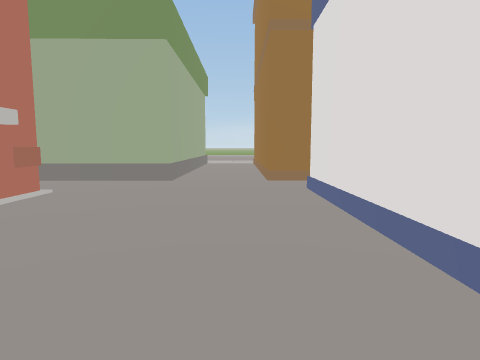
[1] (above)

14 first-person views from a walk through a 3-D level made in the Unity game engine. The camera is 1.5 m above the floor, tilts 6° down and sees 75° across. The floor is counted in squares, 2 m on a side. Each view is taken from the middle of a square. On the plan, view 1 faces up. The plan holds only what a view shows up to about 10 squares ahead; the rest is blank. The place goes on beyond the plan.

[2]
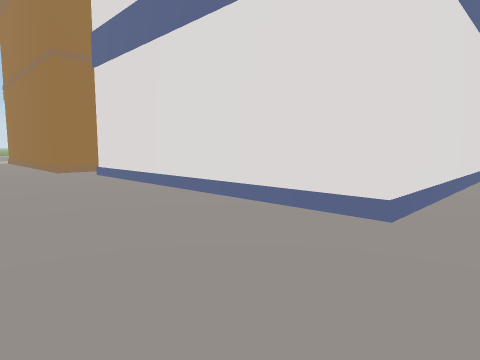

[3]
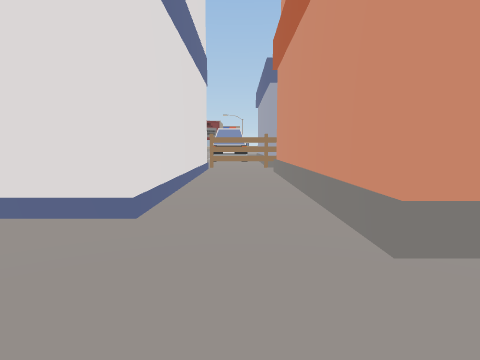

[4]
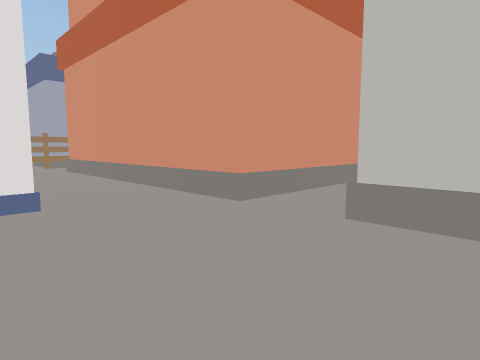

[5]
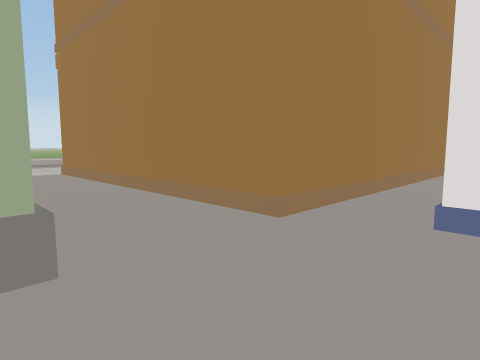

[6]
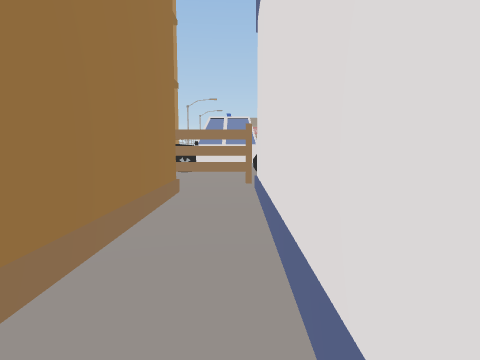

[7]
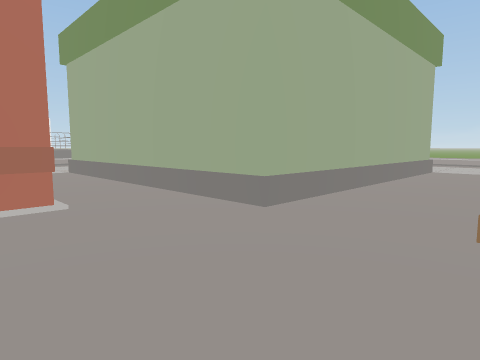

[8]
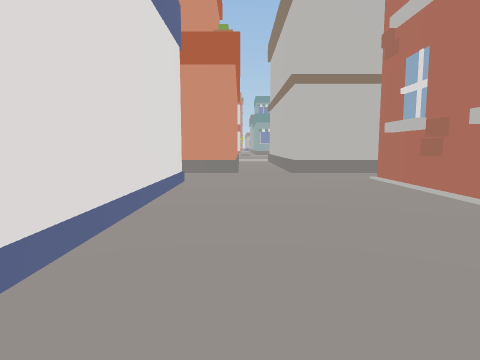

[9]
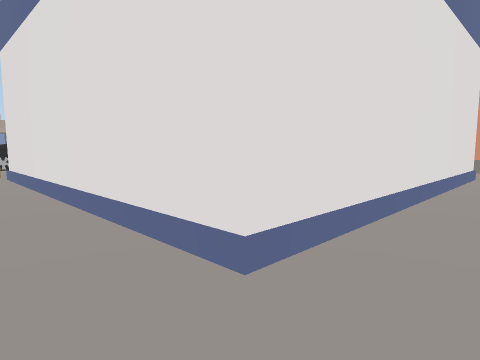

[10]
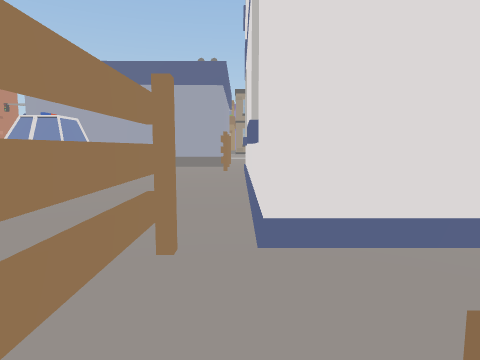

[11]
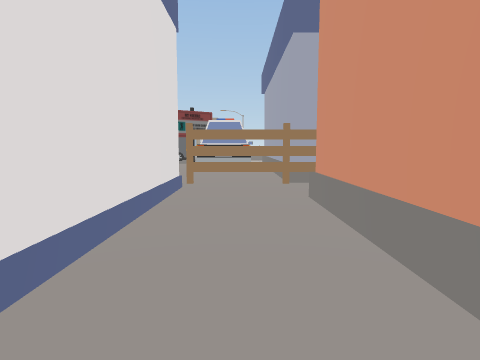

[12]
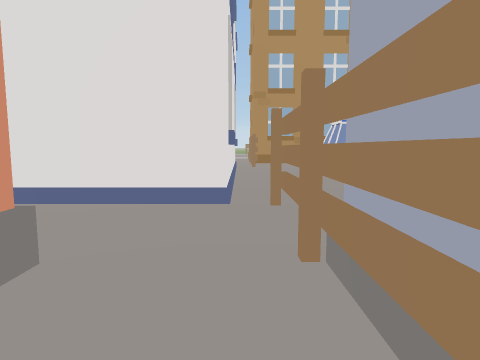

[13]
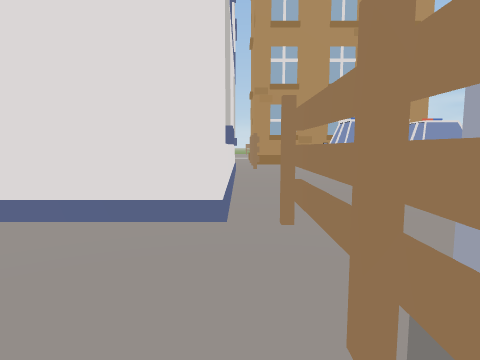

[14]
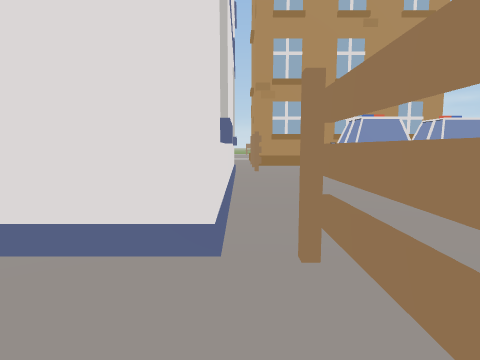

### Floor plan
Key: @ floor where view 1 was taken; # wall or solid block; . floor; H house.
Columns run from 9 left of view 1 to 10 right of it. Each row starts with its distance up from view 1.
 13        #..#
 12        #..#
 11        #..#
 10        #..#
  9        #..#
  8        #..##      .
  7 ########..H#######.#
  6  ..................#
  5       .....########.
  4       .....#      #.
  3       .....#      #.
  2       .....#      ..
  1       .....#      #.
  0       ...@.#      #.
 -1       .....#      #.
 -2       .....#########
 -3       .............#
 -4      ###.########..#
 -5        #.#       ..#
 -6         .#        .
 -7          #
 -8          #

Where each view was taken, in squares from view 1:
view 1: 0 up, 0 right, facing up
view 2: 3 down, 2 left, facing up-right
view 3: 3 down, 2 left, facing right
view 4: 1 down, 3 left, facing down-right
view 5: 5 up, 2 left, facing up-right
view 6: 6 up, 3 right, facing right
view 7: 4 up, 1 right, facing up-left
view 8: 5 up, 0 right, facing down
view 9: 7 up, 0 right, facing down-right
view 10: 8 up, 9 right, facing down
view 11: 3 down, 3 right, facing right
view 12: 6 down, 9 right, facing up
view 13: 5 down, 9 right, facing up
view 14: 4 down, 9 right, facing up
